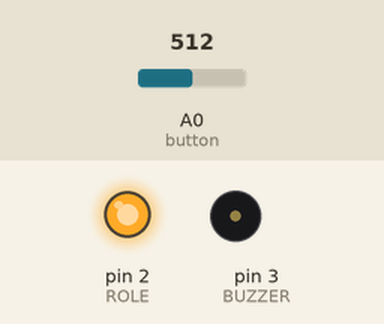
Bench run of a sketch on a simulated Arduino Uno, built with avr-gcc and run on an emulated ATmega328P. On the bench: output pins drawn as LEDs (lit = HIGH), buzzer (waves = sounding, pin HIGH). The inputs (shaded band) are chosen by the test bench; at power-on: A0 (button) = 512. What the sketch prints to the serial monitor is not drawn.

Above: at 0.1 s.
Timing chart, 0 to 1.6 s (numbered marks = the images above):
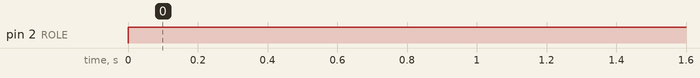

Measured:
- by itself, pin 2 (ROLE): LOW → HIGH at 0.00 s

The sketch:

panel.ino
```cpp
#define button A0
#define ROLE 2
#define BUZZER 3

#define DEBUG

unsigned long int lastTime = 0;
bool isActive = false;
bool notDone = true;

void setup()
{
#ifdef DEBUG
    Serial.begin(9600);
#endif
pinMode(BUZZER,OUTPUT);
pinMode(ROLE,OUTPUT);
}

void loop()
{

    if (analogRead(button) > 500)
    {
      #ifdef DEBUG
      Serial.println(analogRead(button));
      #endif
        digitalWrite(ROLE, HIGH);
        notDone = false;
        digitalWrite(BUZZER, LOW);
    }

    if (millis() >= lastTime + 700)
    {
#ifdef DEBUG
        //Serial.println(lastTime);
#endif
        lastTime += 700;
        if (notDone) {
            if (isActive)
            {
                digitalWrite(BUZZER, HIGH);
                isActive = false;
            }
            else
            {
                digitalWrite(BUZZER, LOW);
                isActive = true;
            }
        }
    }

    delay(100);
}
```
